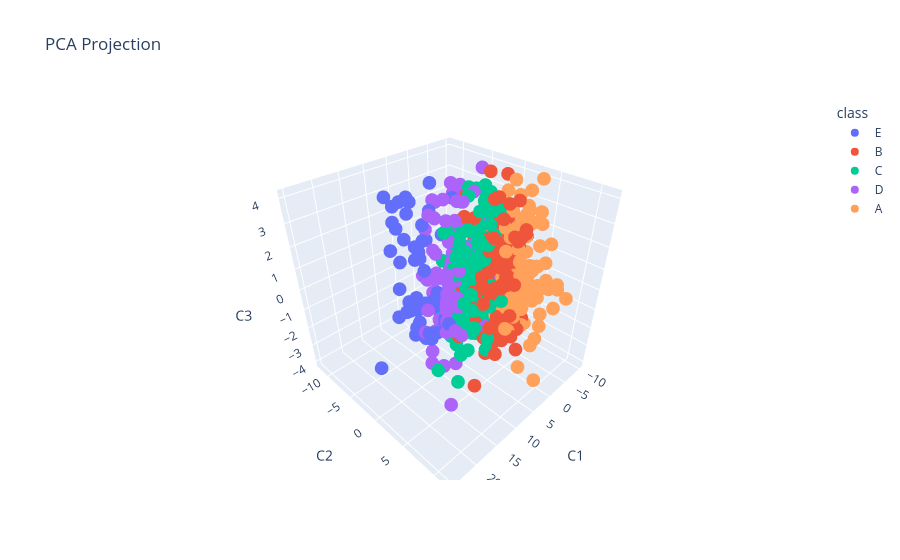

The notebook cell saved with this chart:
### Code cell
pca = PCA(n_components=3)
x_pca = pca.fit_transform(X)
pca_df = pd.DataFrame(
    x_pca,
    columns=['C1', 'C2', 'C3']
)
pca_df['class'] = y

pca_fig = px.scatter_3d(
    pca_df,
    x='C1',
    y='C2',
    z='C3',
    color='class',
    title='PCA Projection'
)
pca_fig.show()
pca_fig.write_image("../visualizations/multi_class/3d_pca_multiclass_distribution.png")
